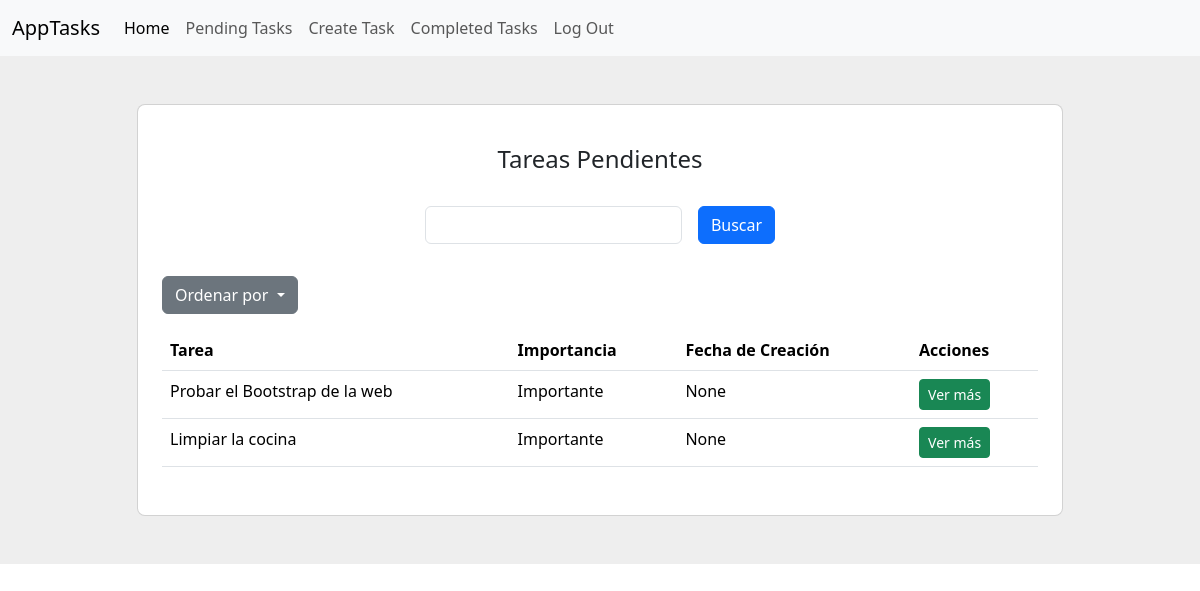
Page /tasks/ (signed in) on the earlier database version.
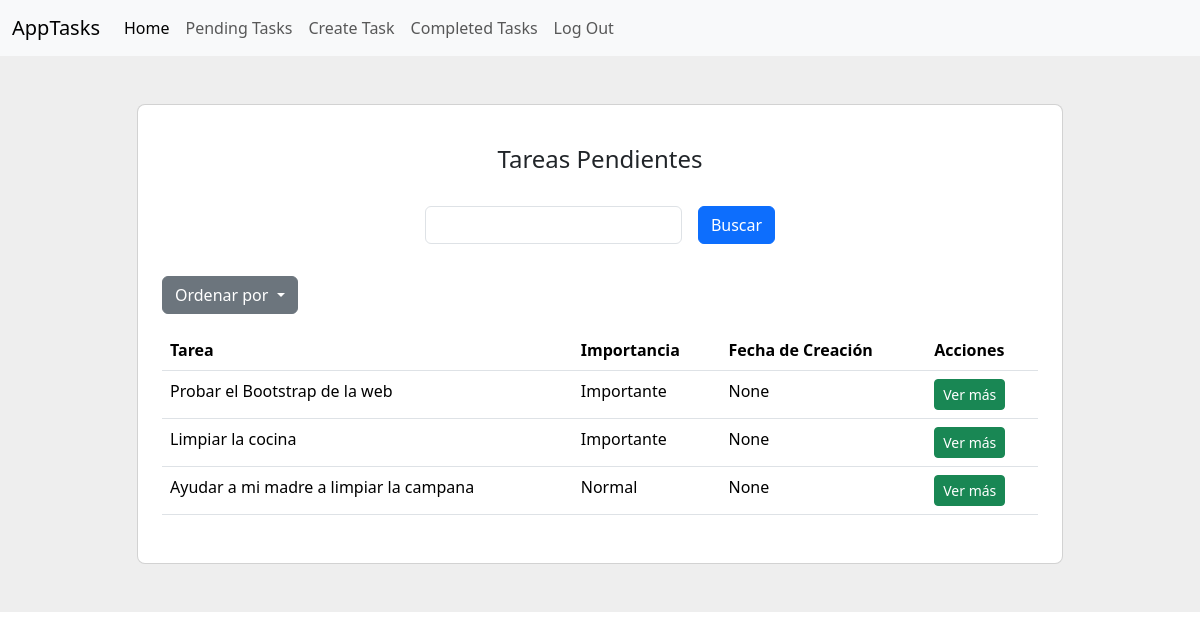
Same page on the later database version.
### tasks/models.py (models this page shows, shortened)
class Task(models.Model):
    title = models.CharField(max_length=200)
    description = models.TextField(blank=True)
    created_at = models.DateTimeField(auto_now_add=True)
    date_completed = models.DateTimeField(null=True, blank=True)
    important = models.BooleanField(default=False)
    user = models.ForeignKey(User, on_delete=models.CASCADE)

### tasks/views.py (the view)
# urls.py: path('tasks/', tasksViews.tasks, name='tasks'),
@login_required
def tasks(request):
    sort_mode = request.GET.get('sort_mode')  # Obtener el parámetro sort_mode de la URL
    if sort_mode == '1':
        tasks = Task.objects.filter(user=request.user, date_completed__isnull=True).order_by('date_completed')
    elif sort_mode == '2':
        tasks = Task.objects.filter(user=request.user, date_completed__isnull=True).order_by('-important', '-created_at')
    elif sort_mode == '3':
        tasks = Task.objects.filter(user=request.user, date_completed__isnull=True).order_by('title')
    else:
        tasks = Task.objects.filter(user=request.user, date_completed__isnull=True).order_by('-date_completed')
    return render(request, 'tasks.html', {
        'title': "Tareas Pendientes",
        'tasks': tasks,
        'date_field': "Fecha de Creación",
        'url_name': "tasks"
    })

### tasks/templates/tasks.html (shortened to what this page needs)
{% extends 'base.html' %}
{% block content%}
<section class="vh-10" style="background-color: #eee;">
    <div class="container py-5 h-100">
      <div class="row d-flex justify-content-center align-items-center h-100">
        <div class="col col-lg-12 col-xl-10">
          <div class="card rounded-3">
            <div class="card-body p-4">
              <h4 class="text-center my-3 pb-3">{{title}}</h4>
              <form class="row row-cols-lg-auto g-3 justify-content-center align-items-center mb-4 pb-2">
                <div class="col-12">
                  <div data-mdb-input-init class="form-outline">
                    <input type="text" id="form1" class="form-control" />
                  </div>
                </div>
                <div class="col-12">
                  <button type="submit" data-mdb-button-init data-mdb-ripple-init class="btn btn-primary">Buscar</button>
                </div>
              </form>
              <div class="dropdown mb-3">
                <button class="btn btn-secondary dropdown-toggle" type="button" data-bs-toggle="dropdown" aria-expanded="false">
                 Ordenar por
                </button>
              </div>
              <table class="table mb-4">
                <thead>
                  <tr>
                    <th scope="col">Tarea</th>
                    <th scope="col">Importancia</th>
                    <th scope="col">{{date_field}}</th>
                    <th scope="col">Acciones</th>
                  </tr>
                </thead>
                <tbody>
                    {% for task in tasks %}
                      <tr>
                          <td>{{task.title}}</td>
                          {% if task.important %}
                              <td>Importante</td>
                          {% else %}
                              <td>Normal</td>
                          {% endif %}
                          <td>{{task.date_completed}}</td>
                          <td>
                              <a href="{% url 'task_detail' task.id %}"><button class="btn btn-success btn-sm">Ver más</button></a>
                          </td>
                      </tr>
                    {% endfor %}
                </tbody>
              </table>
            </div>
          </div>
        </div>
      </div>
    </div>
  </section>
{% endblock %}

### tasks/templates/base.html (shortened to what this page needs)
<!DOCTYPE html>
<html lang="en">
<head>
    <link href="https://cdn.jsdelivr.net/npm/bootstrap@5.3.3/dist/css/bootstrap.min.css" rel="stylesheet">
</head>
<body>
    <nav class="navbar navbar-expand-lg bg-body-tertiary">
        <div class="container-fluid">
            <a class="navbar-brand" href="{% url 'home' %}">AppTasks</a>
            <div class="collapse navbar-collapse" id="navbarSupportedContent">
                <ul class="navbar-nav me-auto mb-2 mb-lg-0">
                    <li class="nav-item">
                        <a class="nav-link active" aria-current="page" href="{% url 'home' %}">Home</a>
                    </li>
                    {% if user.is_authenticated %}
                        <li class="nav-item">
                            <a class="nav-link" href="{% url 'tasks' %}">Pending Tasks</a>
                        </li>
                        <li class="nav-item">
                            <a class="nav-link" href="{% url 'create' %}">Create Task</a>
                        </li>
                    <li class="nav-item">
                            <a class="nav-link" href="{% url 'tasks_completed' %}">Completed Tasks</a>
                        </li>
                        <li class="nav-item">
                            <a class="nav-link" href="{% url 'logout' %}">Log Out</a>
                        </li>
                    {% endif %}
                </ul>
            </div>
        </div>
    </nav>
    {% block content %}
    {% endblock %}
</body>
</html>

Differences in the rows shown:
added Task: title "Ayudar a mi madre a limpiar la campana", important "Normal", date_completed "None"
